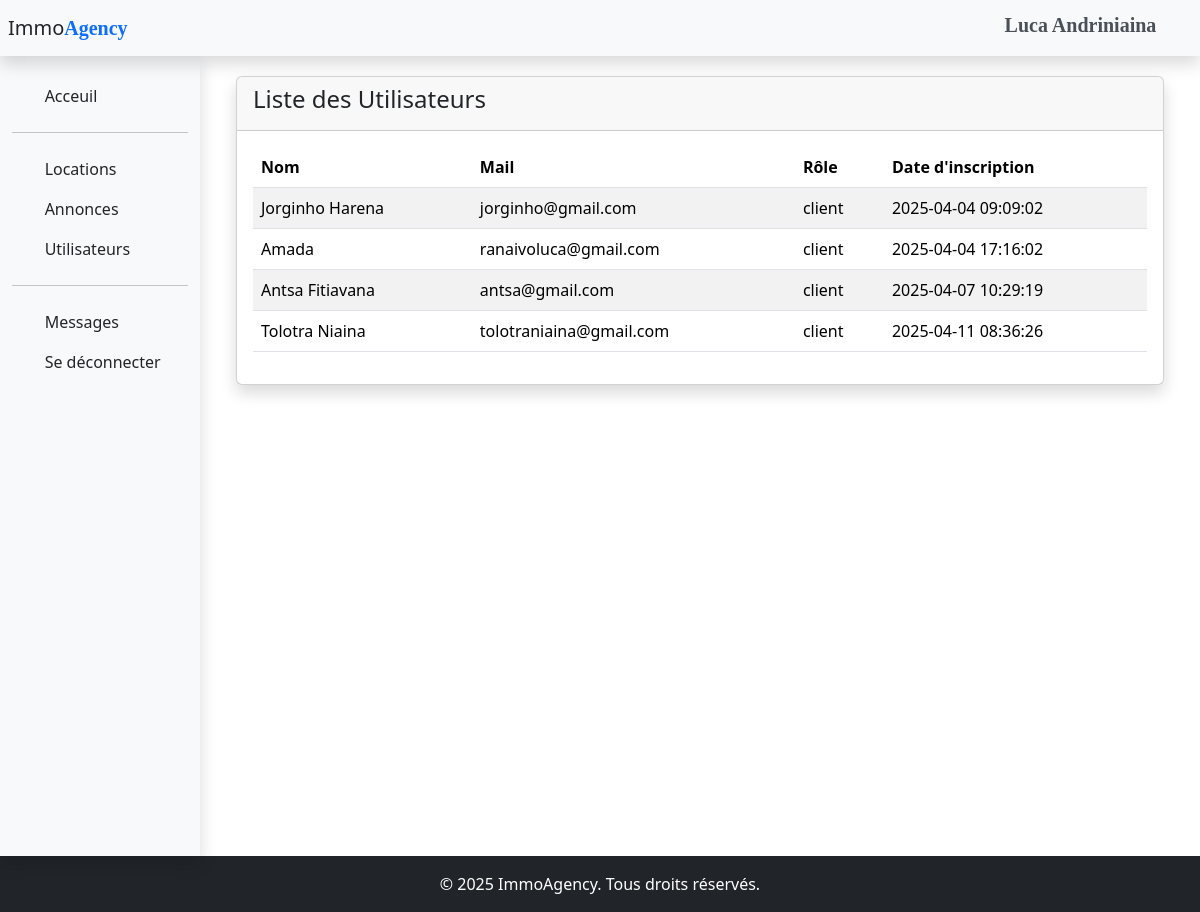
Screenshot of /view/liste_utilisateur.php (signed in) with the database file from the repository.
### tables this page shows
CREATE TABLE `utilisateurs` (
  `id` int(11) NOT NULL,
  `nom` varchar(100) NOT NULL,
  `email` varchar(100) NOT NULL,
  `mot_de_passe` varchar(255) NOT NULL,
  `role` enum('client','admin') NOT NULL,
  `date_inscription` timestamp NOT NULL DEFAULT current_timestamp()
);

### models/function.php (called while the page is built, shortened)
<?php
function getUser(){
    $stmt = $GLOBALS['db']->prepare("SELECT nom AS user FROM utilisateurs WHERE id = ?");
    $stmt->execute([$_SESSION['user_id']]);
    return $stmt->fetch();
}

### models/liste_user.php (called while the page is built)
<?php
    require 'connexion.php';
    $req_user = "SELECT * FROM Utilisateurs WHERE role = 'client'";
    $row_user = $db->query($req_user)->fetchAll();

### view/liste_utilisateur.php (the view)
<?php
require 'header.php';
?>
<div class="container-fluid">
    <div class="row">
        <?php
        require 'navbar.php';
        ?>
        <main role="main" class="col-md-10 ml-sm-auto px-4 ">
            <div class="container-fluid p-top">
                <div class="card shadow">
                    <div class="card-header d-flex align-items-center justify-content-between">
                        <h4 class="">Liste des Utilisateurs</h4>
                    </div>
                    <div class="card-body" style="max-height: 75vh; overflow : scroll;">
                        <div class="table-responsive">
                            <table class="table table-striped table-hover">
                                <thead>
                                    <th>Nom</th>
                                    <th>Mail</th>
                                    <th>Rôle</th>
                                    <th>Date d'inscription</th>
                                </thead>
                                <tbody>
                                <?php require '../models/liste_user.php'?>
                                <?php foreach ($row_user as $r):?>
                                    <tr>
                                        <td><?= $r['nom']?></td>
                                        <td><?= $r['email']?></td>
                                        <td><?= $r['role']?></td>
                                        <td><?= $r['date_inscription']?></td>
                                    </tr>
                                <?php endforeach;?>
                                </tbody>
                            </table>
                        </div>
                    </div>
                </div>
            </div>
        </main>
    </div>
</div>
<?php
require "footer.php";
?>

### view/header.php (shortened to what this page needs)
<!DOCTYPE html>
<html lang="fr">
<head>
    <link rel="stylesheet" href="../publics/bootstrap-5.3.3-dist/bootstrap-5.3.3-dist/css/bootstrap.min.css">
    <link rel="stylesheet" href="../publics/FontAwesome/css/all.css">
    <link rel="stylesheet" href="../publics/css/style.css">
</head>
<body>
    <nav class="navbar navbar-dark bg-light shadow p-2 align-items-center">
        <a class="navbar-brand text-dark" href="dashboard.php">Immo<span class="text-primary bold typo-bold">Agency</span></a>
        <div class="bg-admin d-flex align-items-center">
            <div class="container-fluid d-flex ">
                <li class="nav-item bg-light b-radius dropdown no-arrow align-items-center">
                    <a class="nav-link d-flex align-items-center justify-content-between typo-medium" href="#" id="userDropdown" role="button" data-toggle="dropdown" aria-haspopup="true" aria-expanded="false">
                        <h5 class="text-dark-emphasis" style="font-weight: bold;">
                        <?php
                            require '../models/function.php';
                        ?>
                        <?= getUser()['user']?>
                            <i class="fa fa-user-circle text-dark-emphasis" style="font-size: 1.5rem;"></i>
                        </h5>
                    </a>
                </li>
            </div>
        </div>
    </nav>

### publics/css/style.css (style rules this page uses)
* { margin: 0; padding: 0; list-style: none; text-decoration: none; box-sizing: border-box; transition: 0.2s ease; }
.p-top { padding-top: 20px; }
.typo-bold { font-family: "montserrat"; font-weight: bold; }
.typo-medium { font-family: "Lato-bold"; font-weight: bold; font-size: 15px; }

### rows the page displays
utilisateurs: nom "Luca Andriniaina"
utilisateurs: nom "Jorginho Harena", email "jorginho@gmail.com", role "client", date_inscription "2025-04-04 09:09:02"
utilisateurs: nom "Amada", email "ranaivoluca@gmail.com", role "client", date_inscription "2025-04-04 17:16:02"
utilisateurs: nom "Antsa Fitiavana", email "antsa@gmail.com", role "client", date_inscription "2025-04-07 10:29:19"
utilisateurs: nom "Tolotra Niaina", email "tolotraniaina@gmail.com", role "client", date_inscription "2025-04-11 08:36:26"
